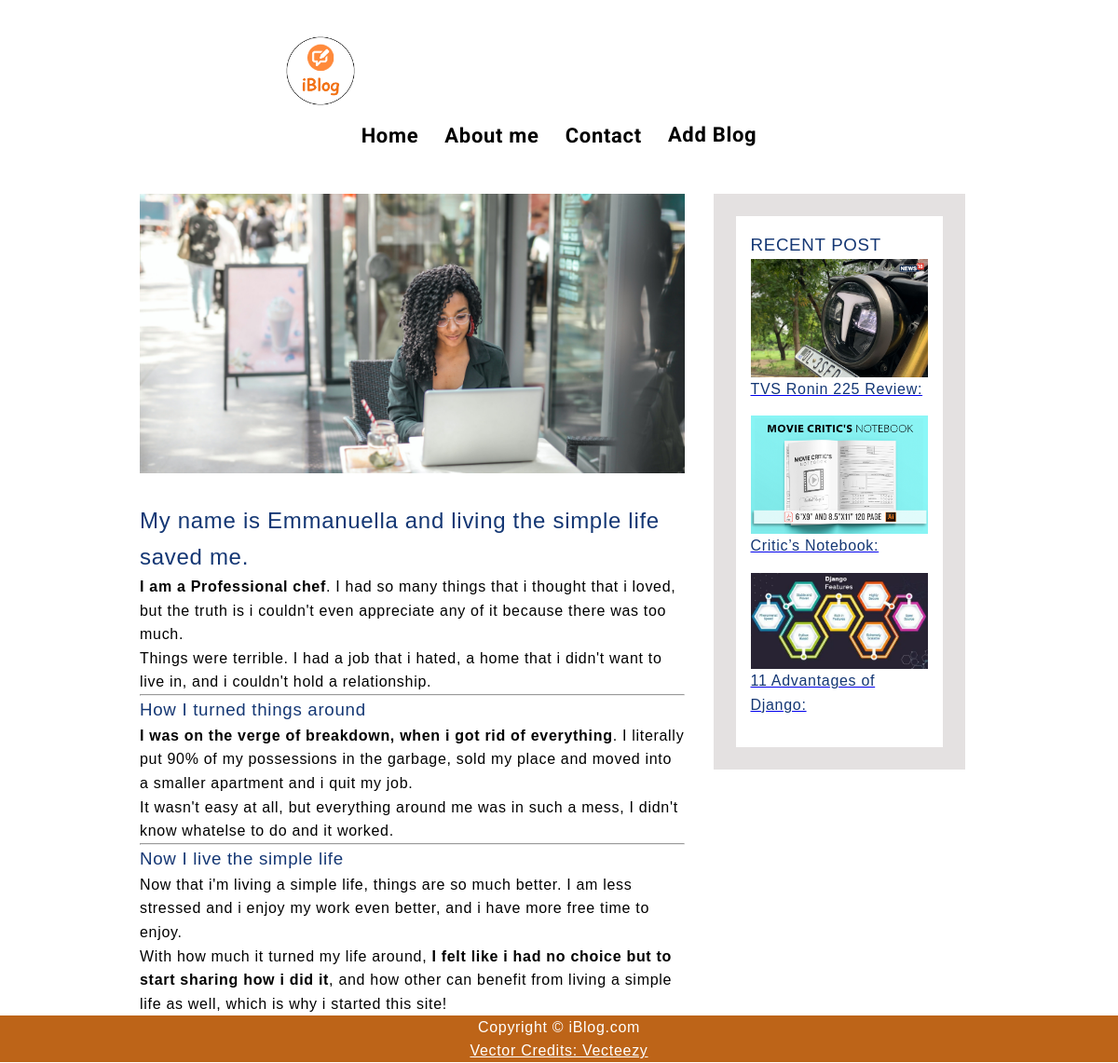
The app's page /about_us/ with its own data.
### base/models.py (models this page shows, shortened)
class Post(models.Model):
    author = models.ForeignKey(User, on_delete=models.CASCADE, null=True, blank=True)
    headline = models.CharField(max_length=200)
    sub_headline = models.CharField(max_length=200,null=True,blank=True)
    thumbnail = models.ImageField(null=True, blank=True, upload_to="images", default="3.png")
    body = models.TextField(null=True,blank=True)
    created = models.DateTimeField(auto_now_add=True)
    active = models.BooleanField(default=False)
    featured = models.BooleanField(default=False)
    slug = models.SlugField(null=True,blank=True)
    class Meta:
        ordering = ["created"]

### base/views.py (the view)
# urls.py: path('about_us/',views.about_us, name='about_us'),
def about_us(request):
    posts=Post.objects.filter(active=True,featured=True)[0:3]
    context={"posts":posts}
    return render(request,"base/about_us.html",context)

### base/templates/base/about_us.html
{% extends "base/main.html"%}
{%load static %}
{% block content %}
<link rel="stylesheet" href="{% static "css/about_me.css"%}">
<div class="container container-flex">
    <main role="main">
        <img class="image-full" src="{% static "images/andrea.jpg"%}" alt="Lady sitting on a street bench and looking at her laptop">
        <h2>My name is Emmanuella and living the simple life saved me.</h2>
        <p><strong>I am a Professional chef</strong>. I had so many things that
         i thought that i loved, but the truth is i couldn't even appreciate any of it
         because there was too much.</p>
        <p>Things were terrible. I had a job that i hated,
        a home that i didn't want to live in, and i couldn't hold a relationship.</p>
        <hr>
       <h3>How I turned things around</h3>
        <p><strong>I was on the verge of breakdown, when i got rid of everything</strong>.
        I literally put 90% of my possessions in the garbage,
        sold my place and moved into a smaller apartment and i quit my job.</p>
        <p>It wasn't easy at all, but everything around me was in such a mess,
        I didn't know whatelse to do and it worked. </p>
         <hr>
        <h3>Now I live the simple life</h3>
        <p>Now that i'm living a simple life, things are so much better. I am less stressed
         and i enjoy my work even better, and i have more free time to enjoy.</p>
         <p>With how much it turned my life around, <strong>I felt like i had no choice but to start sharing how i did it</strong>, and
         how other can benefit from living a simple life as well, which is why i started this site!</p>
    </main>
    <aside class="sidebar">
      <div class="sidebar-widget">
        <h3>RECENT POST</h3>
        {%for post in posts%}
        <a href="{%url "post_detail" post.id %}">
        <div class="widget-recent-post">
            <h3 class="widget-recent-post-title">{{post.headline}}</h3>
          <img class="widget-image" src="{{post.thumbnail.url}}" alt="A plate of pasta and meatballs">
        </div>
        <a/>
        {%endfor %}
    </div>
    </aside>
 </div>
{% endblock %}

### static/css/main.css (style rules this page uses)
:root { --main-bg-color: #bd6418; --font1: "Baloo Bhaina 2", cursive; --font2: "Roboto", sans-serif; }
* { margin: 0; padding: 0; }
.footer a { color: white; }

### static/css/about_me.css (style rules this page uses)
body { margin: 0; padding: 0; font-family: 'ubuntu', sans-serif; box-sizing: border-box; font-size: 1rem; line-height: 1.6; letter-spacing: .7px; }
img { max-width: 100%; display: block; }
.image-full { width: 100%; max-height: 300px; object-fit: cover; margin-bottom: 2em; }
h1, h2, h3 { color: #143774; font-weight: 300; margin: 0; }
h2 { font-size: 1.5rem; }
.widget-title, .widget-recent-post-title { font-size: 1em; }
.container { width: 90%; max-width: 900px; margin: 0 auto; }
.container-flex { display: flex; flex-direction: column; }
.sidebar-widget { border: 1.5em solid #e4e1e1; margin-bottom: 1em; padding: 1em; }
.widget-recent-post { display: flex; flex-direction: column; border-bottom: 1px solid #707070; padding-bottom: 1em; margin-bottom: 1em; }
.widget-recent-post:last-child { border: 0; margin: 0; }
.widget-image { order: -1; }
@media (min-width: 675px) { .container-flex { flex-direction: row; justify-content: space-between; } }
@media (min-width: 675px) { main { width: 65%; } }
@media (min-width: 675px) { aside { width: 30%; min-width: 245px; padding-left: 1em; } }

### records on screen
Post: headline "TVS Ronin 225 Review:", thumbnail (picture)
Post: headline "Critic’s Notebook:", thumbnail (picture)
Post: headline "11 Advantages of Django:", thumbnail (picture)
